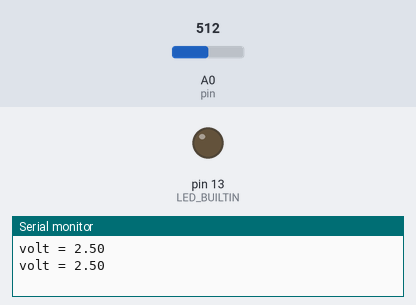
This sketch was run on a simulated Arduino Uno, built with avr-gcc and run on an emulated ATmega328P. Parts: output pins drawn as LEDs (lit = HIGH), the last lines printed to the serial monitor. Dashed ring = blinking. The test bench sets the inputs (shaded band); at power-on: A0 (pin) = 512.

Above: at 8.8 s.
8.9 s: A0 (pin) set to 0
At 9.4 s:
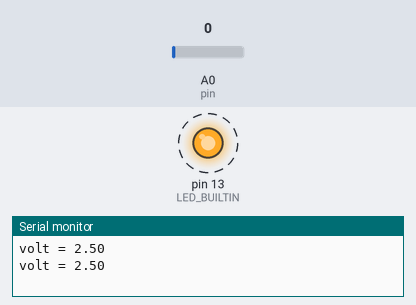
16.9 s: A0 (pin) set to 306
At 21.4 s:
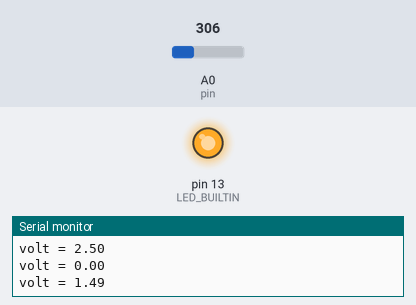
Timing chart, 0 to 36.5 s (numbered marks = the images above; inputs shaded):
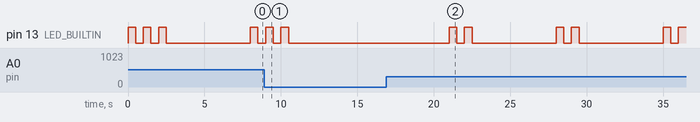

The sketch:

mq.ino
```cpp
#include "Arduino.h"

int pin=A0;

void setup() {
  Serial.begin(9600);

  pinMode(LED_BUILTIN, OUTPUT);
  //pinMode (pin,INPUT);
}

void loop() {
  int sensorValue = analogRead(pin);
  float sensorVolt=(float)sensorValue/1024*5.0;
  Serial.print("volt = ");
  Serial.println(sensorVolt);

//  if (sensorVolt > 0){
//    digitalWrite(LED_BUILTIN, HIGH);
//    delay(1000);
//
//    digitalWrite(LED_BUILTIN, LOW);
//    delay(1000);
//  }

  if (sensorVolt > 0){
    for(int i = 0; i < sensorVolt; i++){
      digitalWrite(LED_BUILTIN, HIGH);
      delay(500);

      digitalWrite(LED_BUILTIN, LOW);
      delay(500);
    }
  }

  delay(5000);
}
```

Measured:
- after the input at 8.9 s, pin 13 (LED_BUILTIN): goes on until 10.5 s, then stays LOW
- after the input at 16.9 s, pin 13 (LED_BUILTIN): LOW → HIGH after 4.1 s, then repeats every 7.0 s: LOW 0.50 s, HIGH 0.50 s, LOW 5.5 s, HIGH 0.50 s
